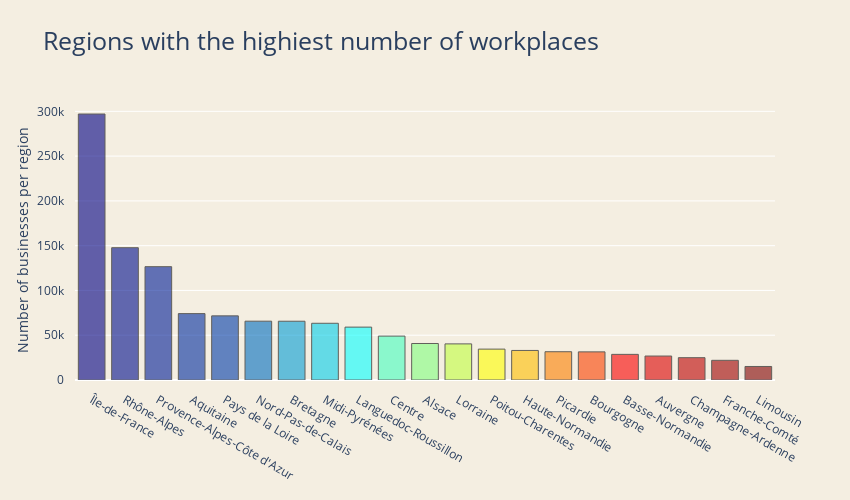

Notebook source saved alongside this figure:
### Code cell
trace1 = go.Bar(
    x = regions_labels,
    y = regions_sums,
    name='Number of businesses',
    marker=dict(
        color=[0, 1, 2, 3, 4, 5, 6, 7, 8, 9, 10, 11, 12, 13, 14, 15, 16, 17, 18, 19, 20],
        colorscale='Jet',
        line=dict(
            color='rgb(0, 0, 0)',
            width=1
        )
    ),
    opacity=0.6
)

data = [trace1]

layout = go.Layout(
    barmode='stack',
    title = 'Regions with the highiest number of workplaces',
    titlefont=dict(size=25),
    width=850,
    height=500,
    margin=go.layout.Margin(
        l=75,
        r=75,
        b=120,
        t=100,
        pad=10
    ),
    paper_bgcolor='rgb(244, 238, 225)',
    plot_bgcolor='rgb(244, 238, 225)',
    yaxis = dict(
        title= 'Number of businesses per region',
        anchor = 'x',
        rangemode='tozero'
    ),
    )

fig = go.Figure(data=data, layout=layout)
py.iplot(fig)

### Figure 1 — Plotly figure (JSON) as saved in the notebook; plotly's stock layout.template omitted (floating-point values rounded to 4 significant figures)
{"data": [{"marker": {"color": [0, 1, 2, 3, 4, 5, 6, 7, 8, 9, 10, 11, 12, 13, 14, 15, 16, 17, 18, 19, 20], "colorscale": [[0.0, "rgb(0,0,131)"], [0.2, "rgb(0,60,170)"], [0.4, "rgb(5,255,255)"], [0.6, "rgb(255,255,0)"], [0.8, "rgb(250,0,0)"], [1.0, "rgb(128,0,0)"]], "line": {"color": "rgb(0, 0, 0)", "width": 1}}, "name": "Number of businesses", "opacity": 0.6, "x": ["Île-de-France", "Rhône-Alpes", "Provence-Alpes-Côte d'Azur", "Aquitaine", "Pays de la Loire", "Nord-Pas-de-Calais", "Bretagne", "Midi-Pyrénées", "Languedoc-Roussillon", "Centre", "Alsace", "Lorraine", "Poitou-Charentes", "Haute-Normandie", "Picardie", "Bourgogne", "Basse-Normandie", "Auvergne", "Champagne-Ardenne", "Franche-Comté", "Limousin"], "y": [297014, 147738, 126550, 74114, 71622, 65681, 65636, 63345, 59056, 49038, 40766, 40321, 34491, 33009, 31571, 31412, 28621, 26753, 24918, 21972, 15106], "type": "bar"}], "layout": {"barmode": "stack", "height": 500, "margin": {"b": 120, "l": 75, "pad": 10, "r": 75, "t": 100}, "paper_bgcolor": "rgb(244, 238, 225)", "plot_bgcolor": "rgb(244, 238, 225)", "title": {"font": {"size": 25}, "text": "Regions with the highiest number of workplaces"}, "width": 850, "yaxis": {"anchor": "x", "rangemode": "tozero", "title": {"text": "Number of businesses per region"}}}}
